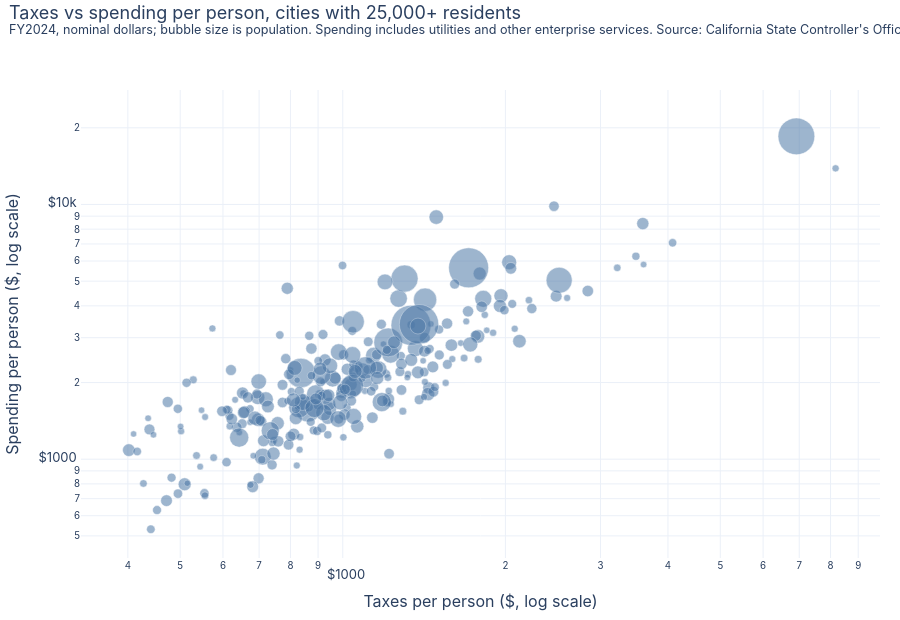

Notebook source saved alongside this figure:
### Code cell
fig = go.Figure(go.Scatter(x=c.tax_nom, y=c.spend_nom, mode="markers", text=c.entity, customdata=c.population,
                           marker=dict(size=(c.population ** 0.5 / 25).clip(5, 40), color=PALETTE[0], opacity=0.55, line=dict(width=0.5, color="white")),
                           hovertemplate="%{text}<br>$%{x:,.0f} taxes per person<br>$%{y:,.0f} spending per person<br>population %{customdata:,.0f}<extra></extra>"))
fig.update_layout(xaxis=dict(title="Taxes per person ($, log scale)", type="log", tickprefix="$"),
                  yaxis=dict(title="Spending per person ($, log scale)", type="log", tickprefix="$"), showlegend=False, hovermode="closest")
base_layout(fig, "Taxes vs spending per person, cities with 25,000+ residents", f"FY{FY}, nominal dollars; bubble size is population. Spending includes utilities and other enterprise services. Source: California State Controller's Office", height=620)
fig.show()

### Figure 1 — Plotly figure (JSON) as saved in the notebook; plotly's stock layout.template omitted (floating-point values rounded to 4 significant figures; data arrays with more than 128 entries replaced by an {"elided": "..."} marker saying what was removed)
{"data": [{"customdata": {"elided": "272 float values"}, "hovertemplate": "%{text}<br>$%{x:,.0f} taxes per person<br>$%{y:,.0f} spending per person<br>population %{customdata:,.0f}<extra></extra>", "marker": {"color": "#4e79a7", "line": {"color": "white", "width": 0.5}, "opacity": 0.55, "size": {"elided": "272 float values"}}, "mode": "markers", "text": {"elided": "272 str values"}, "type": "scatter", "x": {"elided": "272 float values"}, "y": {"elided": "272 float values"}}], "layout": {"font": {"family": "-apple-system, Segoe UI, sans-serif", "size": 13}, "height": 620, "hovermode": "x unified", "legend": {"orientation": "v", "x": 1.01}, "margin": {"b": 60, "l": 60, "r": 20, "t": 90}, "showlegend": false, "title": {"text": "Taxes vs spending per person, cities with 25,000+ residents<br><sup>FY2024, nominal dollars; bubble size is population. Spending includes utilities and other enterprise services. Source: California State Controller's Office</sup>", "x": 0.01, "y": 0.97, "yanchor": "top"}, "xaxis": {"tickprefix": "$", "title": {"text": "Taxes per person ($, log scale)"}, "type": "log"}, "yaxis": {"tickprefix": "$", "title": {"text": "Spending per person ($, log scale)"}, "type": "log"}}}
